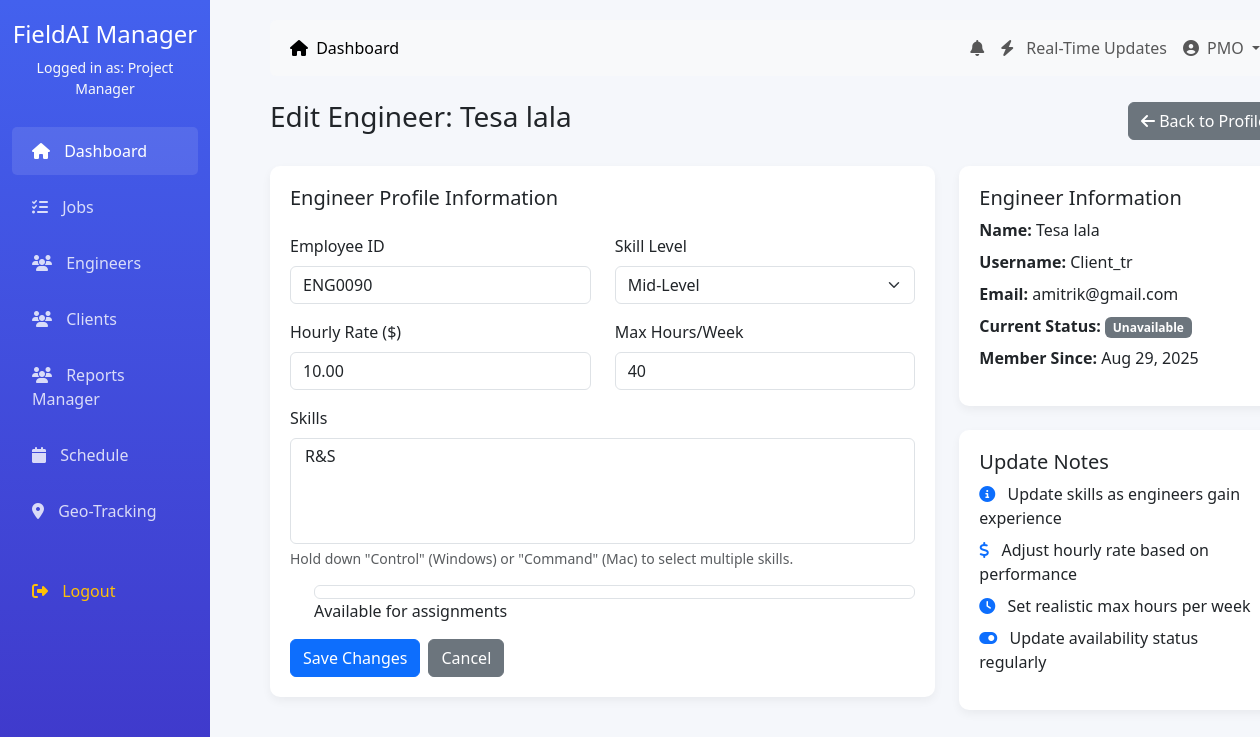
/dashboard/manager/engineers/3/edit/ (signed in), run on an earlier commit of the app's database.
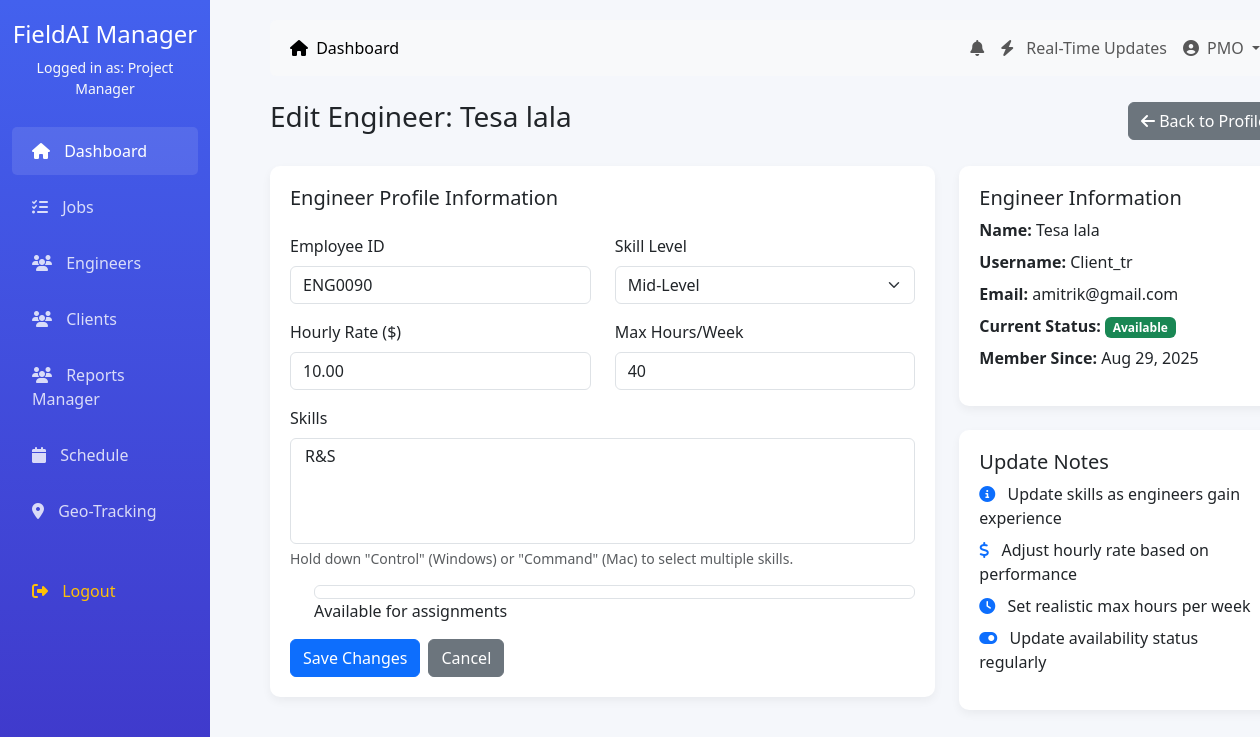
And on a later commit of the database.
### accounts/models.py (models this page shows, shortened)
class EngineerProfile(models.Model):
    SKILL_LEVEL = (
        ('junior', 'Junior'),
        ('mid', 'Mid-Level'),
        ('senior', 'Senior'),
        ('lead', 'Lead'),
    )
    user = models.OneToOneField(CustomUser, on_delete=models.CASCADE, limit_choices_to={'role': 'engineer'})
    employee_id = models.CharField(max_length=20, unique=True)
    skills = models.ManyToManyField('Skill', blank=True)
    skill_level = models.CharField(max_length=10, choices=SKILL_LEVEL, default='mid')
    hourly_rate = models.DecimalField(max_digits=8, decimal_places=2)
    is_available = models.BooleanField(default=True)
    max_hours_per_week = models.PositiveIntegerField(default=40)
    current_location = models.CharField(max_length=200, blank=True)
    latitude = models.DecimalField(max_digits=9, decimal_places=6, null=True, blank=True)
    longitude = models.DecimalField(max_digits=9, decimal_places=6, null=True, blank=True)
    last_location_update = models.DateTimeField(null=True, blank=True)

class CustomUser(AbstractUser):
    ROLE_CHOICES = (
        ('admin', 'Admin'),
        ('manager', 'Project Manager'),
        ('engineer', 'Field Engineer'),
        ('client', 'Client'),
        ('accounts', 'Accounts Team'),
    )
    role = models.CharField(max_length=20, choices=ROLE_CHOICES, default='engineer')
    phone = models.CharField(max_length=15, blank=True)
    address = models.TextField(blank=True)
    profile_picture = models.ImageField(upload_to='profiles/', blank=True)
    created_at = models.DateTimeField(auto_now=True)
    updated_at = models.DateTimeField(auto_now=True)

### dashboard/views.py (the view)
# urls.py: path('manager/engineers/<int:engineer_id>/edit/', views.edit_engineer, name='edit_engineer'),
@login_required
def edit_engineer(request, engineer_id):
    if request.user.role != 'manager':
        messages.error(request, 'You do not have permission to access this page.')
        return redirect('dashboard:redirect_dashboard')
    engineer = get_object_or_404(EngineerProfile, id=engineer_id)
    if request.method == 'POST':
        profile_form = EngineerProfileForm(request.POST, instance=engineer)
        if profile_form.is_valid():
            profile_form.save()
            messages.success(request, f'Engineer {engineer.user.get_full_name()} has been updated successfully!')
            return redirect('dashboard:engineer_detail', engineer_id=engineer.id)
        else:
            for field, errors in profile_form.errors.items():
                for error in errors:
                    messages.error(request, f"{profile_form.fields[field].label}: {error}")
    else:
        profile_form = EngineerProfileForm(instance=engineer)
    context = {
        'profile_form': profile_form,
        'engineer': engineer,
    }
    return render(request, 'dashboard/edit_engineer.html', context)

### accounts/forms.py (shortened to what this page needs)
class EngineerProfileForm(forms.ModelForm):
    class Meta:
        model = EngineerProfile
        fields = [
            'employee_id', 'skills', 'skill_level', 'hourly_rate',
            'max_hours_per_week', 'is_available'
        ]
        widgets = {
            'skills': forms.SelectMultiple(attrs={'class': 'form-select'}),
        }

### accounts/models.py (called while the page is built)
    def __str__(self):
        return self.name

### dashboard/templates/dashboard/edit_engineer.html (shortened to what this page needs)
{% extends '../dashboard/base.html' %}
{% block content %}
<div class="d-flex justify-content-between align-items-center mb-4">
    <h3>Edit Engineer: {{ engineer.user.get_full_name }}</h3>
    <div>
        <a href="{% url 'dashboard:engineer_detail' engineer.id %}" class="btn btn-secondary">
            <i class="fas fa-arrow-left"></i> Back to Profile
        </a>
    </div>
</div>
<div class="row">
    <div class="col-md-8">
        <div class="dashboard-card">
            <form method="POST">
                <h5 class="mb-4">Engineer Profile Information</h5>
                <div class="row mb-3">
                    <div class="col-md-6">
                        <label for="{{ profile_form.employee_id.id_for_label }}" class="form-label">Employee ID</label>
                        {{ profile_form.employee_id }}
                    </div>
                    <div class="col-md-6">
                        <label for="{{ profile_form.skill_level.id_for_label }}" class="form-label">Skill Level</label>
                        {{ profile_form.skill_level }}
                    </div>
                </div>
                <div class="row mb-3">
                    <div class="col-md-6">
                        <label for="{{ profile_form.hourly_rate.id_for_label }}" class="form-label">Hourly Rate ($)</label>
                        {{ profile_form.hourly_rate }}
                    </div>
                    <div class="col-md-6">
                        <label for="{{ profile_form.max_hours_per_week.id_for_label }}" class="form-label">Max Hours/Week</label>
                        {{ profile_form.max_hours_per_week }}
                    </div>
                </div>
                <div class="mb-3">
                    <label for="{{ profile_form.skills.id_for_label }}" class="form-label">Skills</label>
                    {{ profile_form.skills }}
                    <div class="form-text">Hold down "Control" (Windows) or "Command" (Mac) to select multiple skills.</div>
                </div>
                <div class="mb-3 form-check">
                    {{ profile_form.is_available }}
                    <label for="{{ profile_form.is_available.id_for_label }}" class="form-check-label">Available for assignments</label>
                </div>
                <div class="d-flex gap-2">
                    <button type="submit" class="btn btn-primary">Save Changes</button>
                    <a href="{% url 'dashboard:engineer_detail' engineer.id %}" class="btn btn-secondary">Cancel</a>
                </div>
            </form>
        </div>
    </div>
    <div class="col-md-4">
        <div class="dashboard-card">
            <h5>Engineer Information</h5>
            <ul class="list-unstyled">
                <li class="mb-2"><strong>Name:</strong> {{ engineer.user.get_full_name }}</li>
                <li class="mb-2"><strong>Username:</strong> {{ engineer.user.username }}</li>
                <li class="mb-2"><strong>Email:</strong> {{ engineer.user.email }}</li>
                <li class="mb-2"><strong>Current Status:</strong>
                    <span class="badge bg-{% if engineer.is_available %}success{% else %}secondary{% endif %}">
                        {% if engineer.is_available %}Available{% else %}Unavailable{% endif %}
                    </span>
                </li>
                <li class="mb-2"><strong>Member Since:</strong> {{ engineer.user.date_joined|date:"M d, Y" }}</li>
            </ul>
        </div>
        <div class="dashboard-card mt-4">
            <h5>Update Notes</h5>
            <ul class="list-unstyled">
                <li class="mb-2"><i class="fas fa-info-circle text-primary me-2"></i> Update skills as engineers gain experience</li>
                <li class="mb-2"><i class="fas fa-dollar-sign text-primary me-2"></i> Adjust hourly rate based on performance</li>
                <li class="mb-2"><i class="fas fa-clock text-primary me-2"></i> Set realistic max hours per week</li>
                <li class="mb-2"><i class="fas fa-toggle-on text-primary me-2"></i> Update availability status regularly</li>
            </ul>
        </div>
    </div>
</div>
{% endblock %}

What changed in the data, as far as the page shows it:
changed EngineerProfile "ENG0090": is_available "☐" → "☑"
Also different on the page:
text no longer shown: "Unavailable"
text now shown: "Available"
